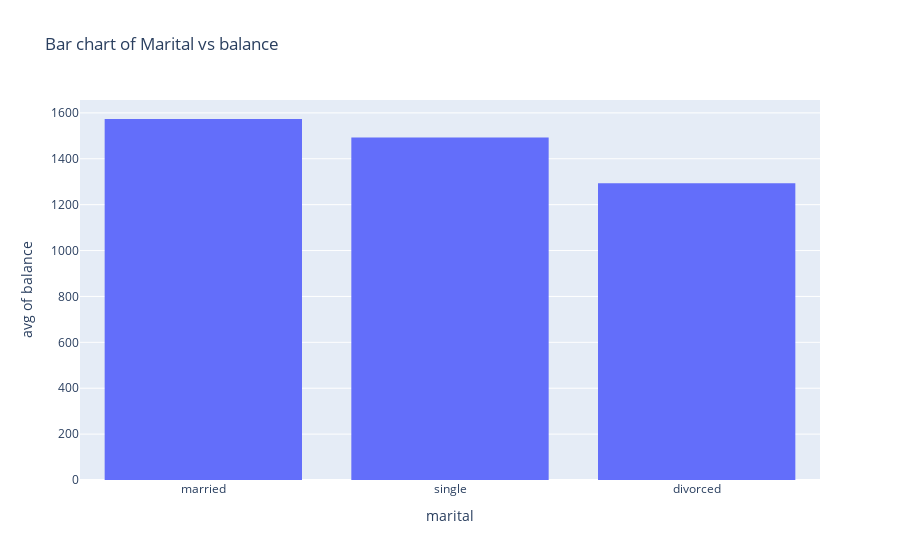

Here is the notebook cell this chart was saved with:
### Markdown cell above
comment on your findings in the correlation analysis

### Code cell
px.histogram(data_frame=data, x = 'marital', y = 'balance',
             title = 'Bar chart of Marital vs balance', histfunc = 'avg')

### Figure 1 — Plotly figure (JSON) as saved in the notebook; plotly's stock layout.template omitted (floating-point values rounded to 4 significant figures; data arrays with more than 128 entries replaced by an {"elided": "..."} marker saying what was removed)
{"data": [{"alignmentgroup": "True", "bingroup": "x", "histfunc": "avg", "hovertemplate": "marital=%{x}<br>avg of balance=%{y}<extra></extra>", "legendgroup": "", "marker": {"color": "#636efa", "pattern": {"shape": ""}}, "name": "", "offsetgroup": "", "orientation": "v", "showlegend": false, "type": "histogram", "x": {"elided": "1510 str values"}, "xaxis": "x", "y": {"elided": "1510 int values"}, "yaxis": "y"}], "layout": {"autosize": true, "barmode": "relative", "legend": {"tracegroupgap": 0}, "title": {"text": "Bar chart of Marital vs balance"}, "xaxis": {"anchor": "y", "autorange": true, "domain": [0, 1], "range": [-0.5, 2.5], "title": {"text": "marital"}, "type": "category"}, "yaxis": {"anchor": "x", "autorange": true, "domain": [0, 1], "range": [0, 1656.0], "title": {"text": "avg of balance"}, "type": "linear"}}}
